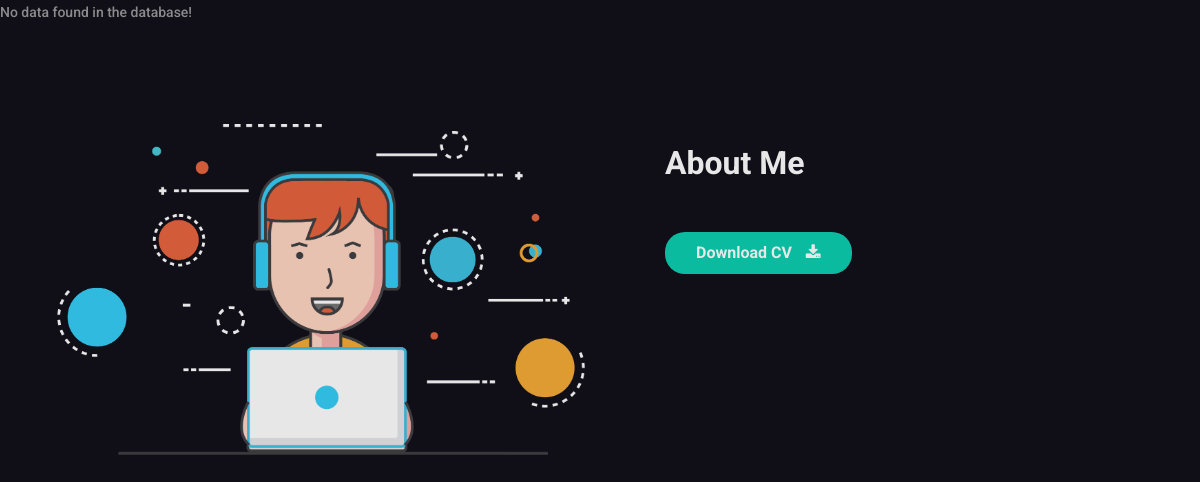
The page /about.php on the database as committed earlier.
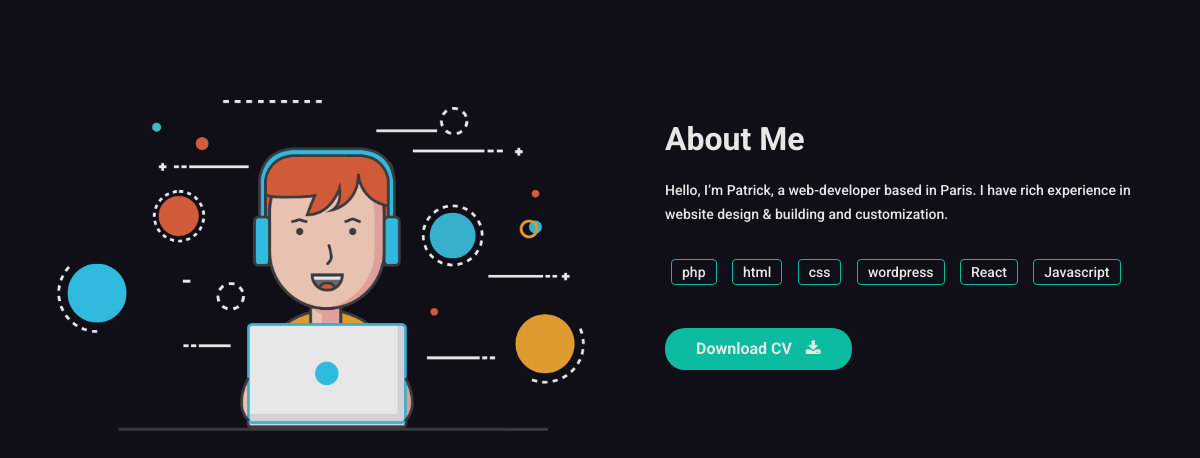
The same page on the database as committed later.
### tables this page shows
CREATE TABLE `about_me` (
  `id` int(11) NOT NULL,
  `name` varchar(100) NOT NULL,
  `location` varchar(100) NOT NULL,
  `description` text NOT NULL,
  `skills` text NOT NULL
);

### about.php (the view, shortened to what this page needs)
<?php
    include 'header.php';
    include('config.php');
    $sql = "SELECT * FROM about_me WHERE id = 1";
    $result = $conn->query($sql);
    if ($result->num_rows > 0) {
        $aboutData = $result->fetch_assoc();
        $description = $aboutData['description'];
        $skills = explode(',', $aboutData['skills']);
    } else {
        echo "No data found in the database!";
    }
?>
<section class="mh-about" id="mh-about">
    <div class="container">
        <div class="row section-separator">
            <div class="col-sm-12 col-md-6">
                <div class="mh-about-img shadow-2 wow fadeInUp" data-wow-duration="0.8s" data-wow-delay="0.4s">
                    <img src="assets/images/ab-img.png" alt="About Image" class="img-fluid">
                </div>
            </div>
            <div class="col-sm-12 col-md-6">
                <div class="mh-about-inner">
                    <h2 class="wow fadeInUp" data-wow-duration="0.8s" data-wow-delay="0.1s">About Me</h2>
                    <p class="wow fadeInUp" data-wow-duration="0.8s" data-wow-delay="0.2s">
                        <?php echo $description; ?>
                    </p>
                    <div class="mh-about-tag wow fadeInUp" data-wow-duration="0.8s" data-wow-delay="0.3s">
                        <ul>
                            <?php foreach ($skills as $skill) : ?>
                                <li><span><?php echo trim($skill); ?></span></li>
                            <?php endforeach; ?>
                        </ul>
                    </div>
                    <a href="#" class="btn btn-fill wow fadeInUp" data-wow-duration="0.8s" data-wow-delay="0.4s">
                        Download CV <i class="fa fa-download"></i>
                    </a>
                </div>
            </div>
        </div>
    </div>
</section>

Rows that differ between the two databases and show on the page:
added about_me: description "Hello, I’m Patrick, a web-developer based in Paris. I have rich experience in website design & building and customization.", skills "php", skills "html", skills "css", skills "wordpress", skills "React", skills "Javascript"
Other text that changed with them:
text no longer shown: "No data found in the database!"
